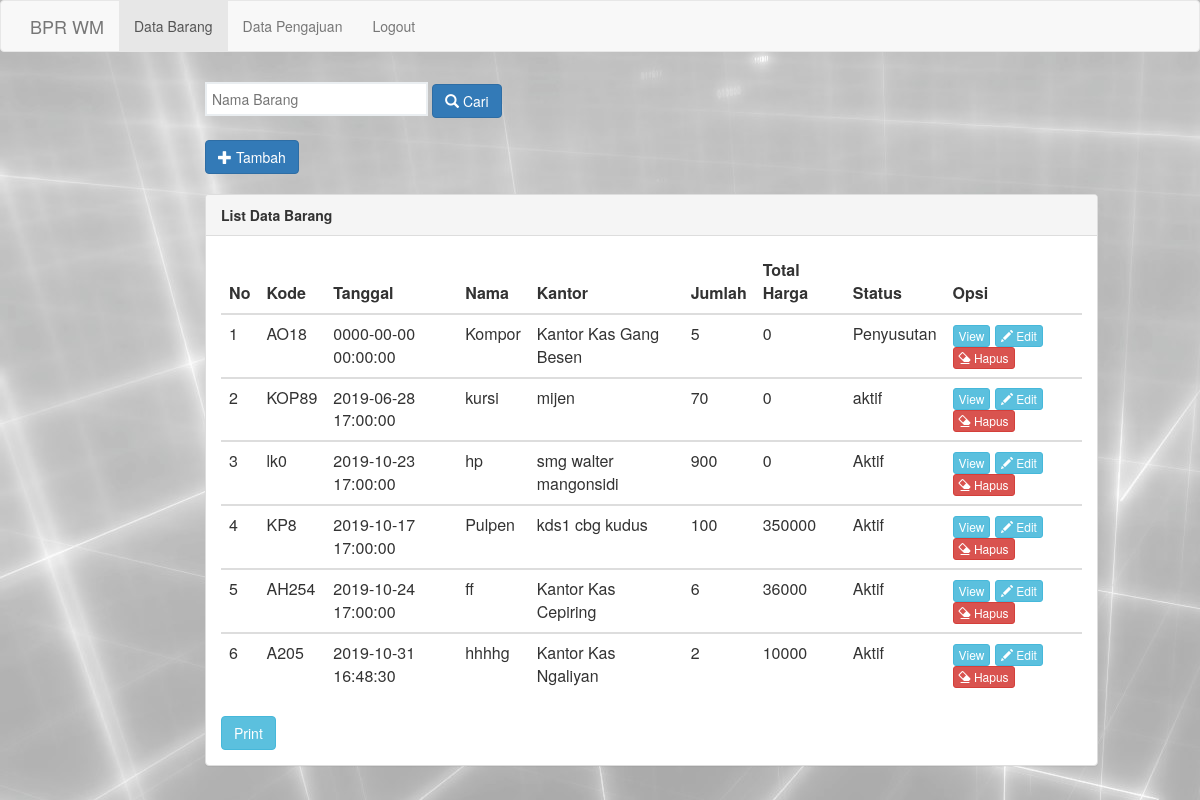
Page /admin/index_data.php on the earlier database version.
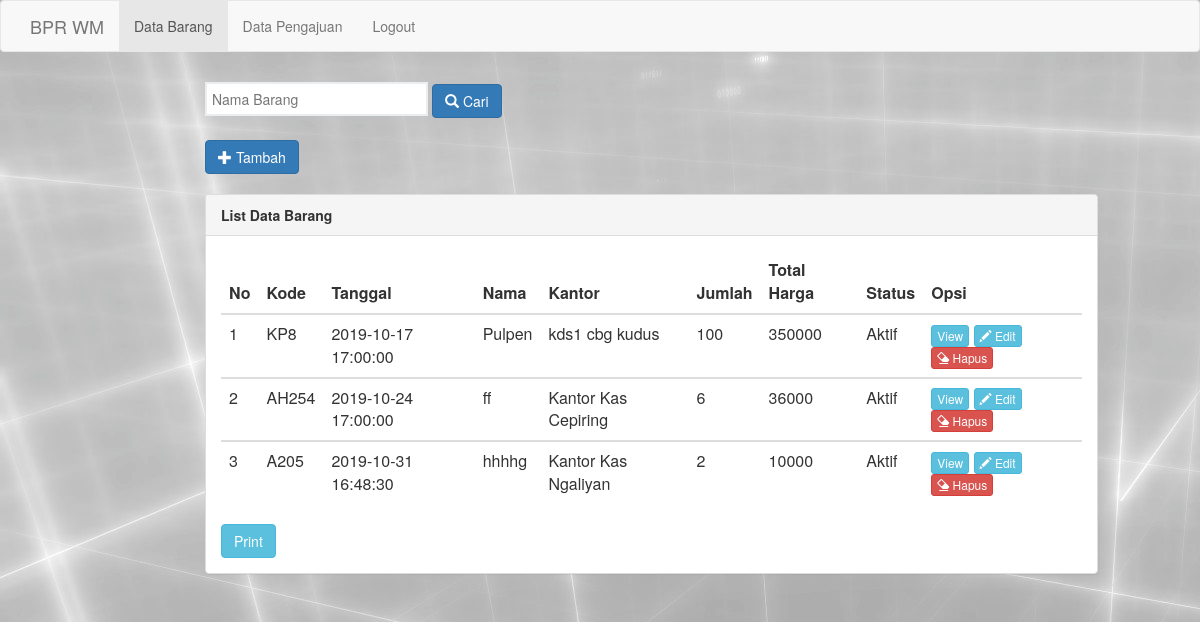
Same page on the later database version.
### tables this page shows
CREATE TABLE `barang` (
  `id_brg` int(5) NOT NULL,
  `kode_brg` varchar(5) NOT NULL,
  `tgl_msk` timestamp NOT NULL DEFAULT CURRENT_TIMESTAMP,
  `nm_brg` varchar(50) NOT NULL,
  `nm_kantor` varchar(100) NOT NULL,
  `jml_brg` int(100) NOT NULL,
  `sat_brg` varchar(100) NOT NULL,
  `tot_hrg` int(100) NOT NULL,
  `hrg_brg` int(10) NOT NULL,
  `status_brg` varchar(10) NOT NULL
);

### admin/index_data.php (the view, shortened to what this page needs)
<html>
<head>
	<link rel="stylesheet" type="text/css" href="assets/css/bootstrap.css">
</head>
<body>
<nav class="navbar navbar-default">
          <div class="container">
            <div class="navbar-header">
              <a class="navbar-brand" href="www.bprwm.co.id">BPR WM</a>
            </div>
            <div class="collapse navbar-collapse" id="bs-example-navbar-collapse-1">
              <ul class="nav navbar-nav">
                <li class="active"><a href="index_data.php">Data Barang <span class="sr-only">(current)</span></a></li>
                <li><a href="index_pengajuan.php">Data Pengajuan</a></li>
                <li><a href="../logout.php">Logout</a></li>
              </ul>
            </div>
          </div>
        </nav>
	<div class="row">
		<div class="container-fuild">
				<div class="col-md-9 col-md-offset-2">
					<form action="proses_search.php" method="get">
					<input type="search" name="cari" placeholder="Nama Barang" >
					<button action="proses_search.php" type="submit" class="btn btn-primary"><i class="glyphicon glyphicon-search" value="Cari"  ></i> Cari</button>
 				</form>
				<a href="tambah.php" class="btn btn-primary"><i class="glyphicon glyphicon-plus"></i> Tambah</a>
				<br>
					<br><div class="panel panel-default">
						<div class="panel-heading">
							<span class="title"><b>List Data Barang</b></span>
						</div>
						<div class="panel-body">
							<table class="table table-stripped">
								<thead>
									<tr>
										<th>No</th>
										<th>Kode</th>
										<th>Tanggal</th>
										<th>Nama </th>
										<th>Kantor</th>
										<th>Jumlah</th>
										<th>Total Harga</th>
										<th>Status</th>
										<th>Opsi</th>
									</tr>
								</thead>
								<?php
									include 'koneksi.php';
									$lihat	= mysqli_query($connect, "SELECT * FROM barang");
									if (mysqli_num_rows($lihat) == 0) {
										echo '<tr><td colspan="6"><center>Data Kosong!!!</center></td></tr>';
									}else{
									$no 	= 1;
									while($data = mysqli_fetch_array($lihat)) {
								?>
								<tbody>
									<tr>
										<td><?php echo $no;?></td>
										<td><?php echo $data['kode_brg']?></td>
										<td><?php echo $data['tgl_msk']?></td>
										<td><?php echo $data['nm_brg']?></td>
										<td><?php echo $data['nm_kantor']?></td>
										<td><?php echo $data['jml_brg']?></td>
										<td><?php echo $data['tot_hrg']?></td>
										<td><?php echo $data['status_brg']?></td>
										<td>
											<a href="view_barang.php?id_brg=<?php echo $data['id_brg']?>" class="btn btn-info btn-xs"><i "></i>View </a>
											<a href="edit.php?id_brg=<?php echo $data['id_brg']?>" class="btn btn-info btn-xs"><i class="glyphicon glyphicon-pencil"></i> Edit</a>
											<a href="proses_hapus.php?id_brg=<?php echo $data['id_brg']?>" class="btn btn-danger btn-xs"><i class="glyphicon glyphicon-erase"></i> Hapus</a>
										</td>
									</tr>
								</tbody>
								<?php $no++;}}?>
							</table>
								<button onClick="print_data()" class="btn btn-info">Print</button>
						</div>
					</div>
				</div>
			</div>
		</div>
</body>
</html>

Differences in the rows shown:
removed barang: kode_brg "AO18", tgl_msk "0000-00-00 00:00:00", nm_brg "Kompor", nm_kantor "Kantor Kas Gang Besen", jml_brg "5", tot_hrg "0", status_brg "Penyusutan"
removed barang: kode_brg "KOP89", tgl_msk "2019-06-28 17:00:00", nm_brg "kursi", nm_kantor "mijen", jml_brg "70", tot_hrg "0", status_brg "aktif"
removed barang: kode_brg "lk0", tgl_msk "2019-10-23 17:00:00", nm_brg "hp", nm_kantor "smg walter mangonsidi", jml_brg "900", tot_hrg "0", status_brg "Aktif"
